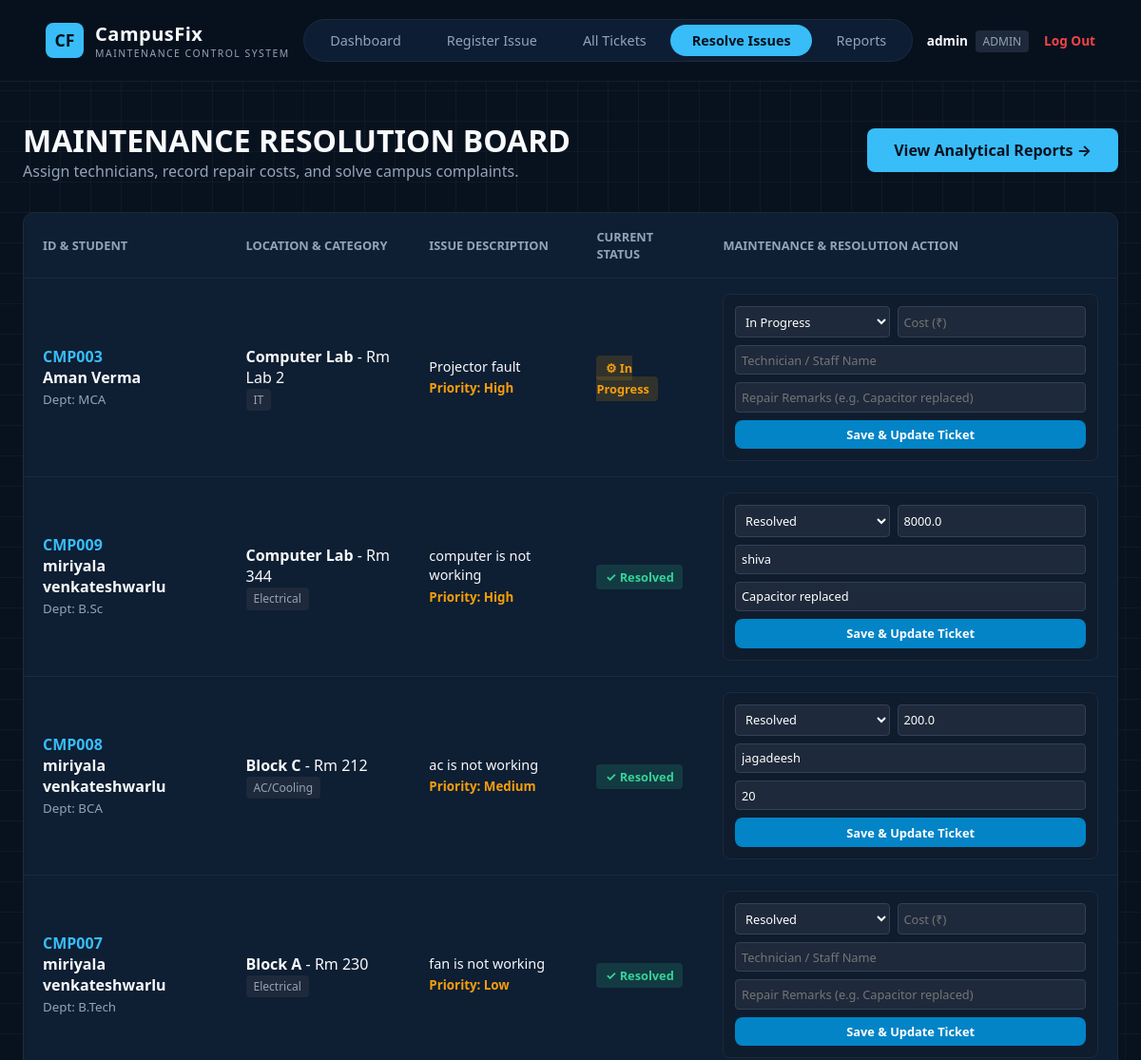
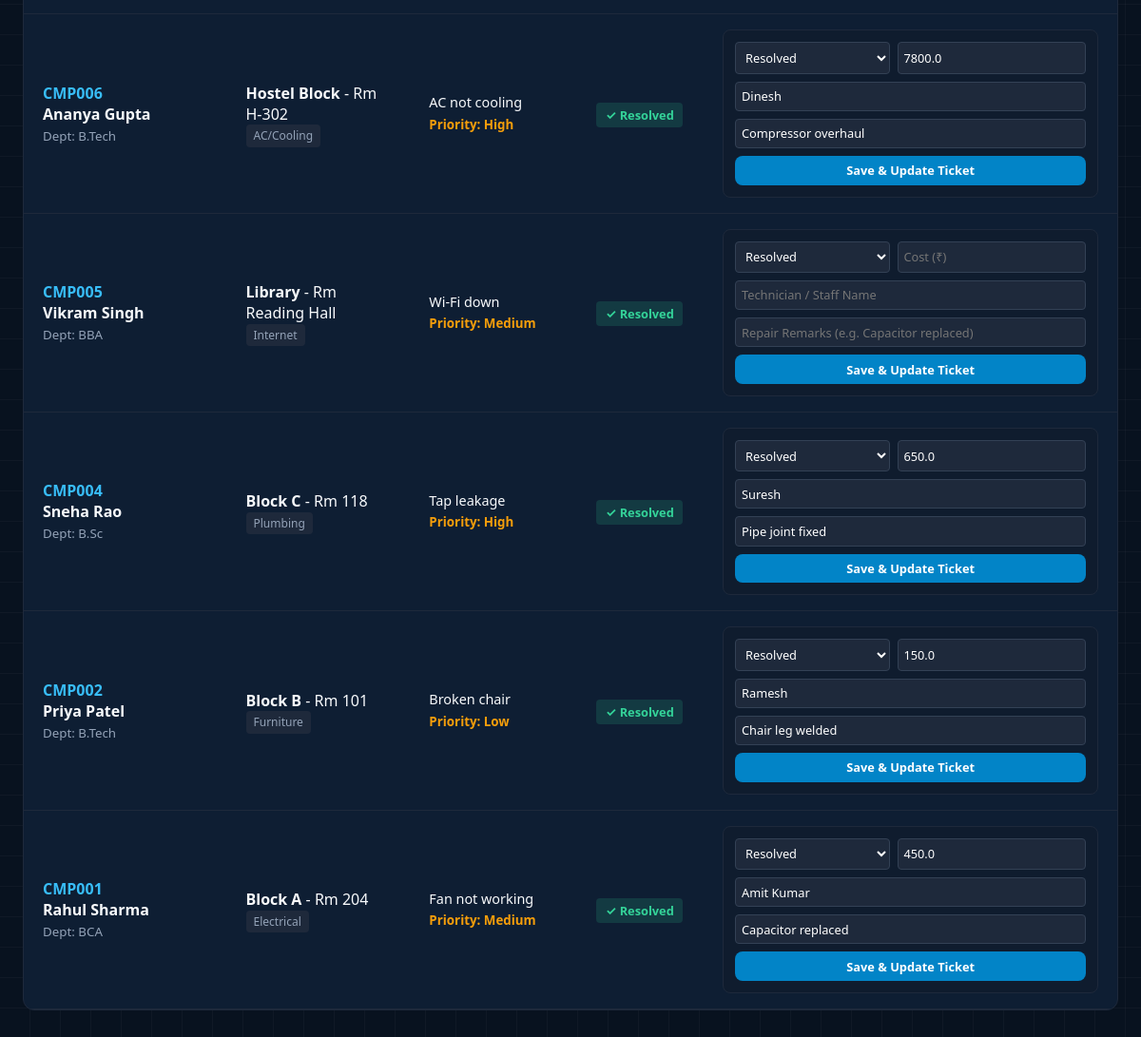
The app's page /admin/console (signed in) with its own data (2 pictures, top to bottom).
### tables this page shows
CREATE TABLE complaints (
            id INTEGER PRIMARY KEY AUTOINCREMENT,
            complaint_id TEXT UNIQUE,
            student_name TEXT NOT NULL,
            department TEXT NOT NULL,
            building TEXT NOT NULL,
            room_no TEXT NOT NULL,
            category TEXT NOT NULL,
            problem TEXT NOT NULL,
            priority TEXT NOT NULL,
            status TEXT DEFAULT 'Pending',
            date TEXT NOT NULL
        );

CREATE TABLE maintenance (
            id INTEGER PRIMARY KEY AUTOINCREMENT,
            complaint_id TEXT,
            staff_name TEXT,
            repair_date TEXT,
            cost REAL,
            remarks TEXT,
            FOREIGN KEY (complaint_id) REFERENCES complaints(complaint_id)
        );

### app.py (the view)
@app.route('/admin/console')
@admin_required
def admin_console():
    conn = get_db()
    cursor = conn.cursor()
    cursor.execute('''
        SELECT c.*, m.staff_name, m.cost, m.remarks, m.repair_date
        FROM complaints c
        LEFT JOIN maintenance m ON c.complaint_id = m.complaint_id
        ORDER BY CASE c.status WHEN 'Pending' THEN 1 WHEN 'In Progress' THEN 2 ELSE 3 END, c.id DESC
    ''')
    complaints = cursor.fetchall()
    conn.close()
    return render_template('admin_console.html', complaints=complaints)

### app.py (called while the page is built)
def admin_required(f):
    @wraps(f)
    def decorated_function(*args, **kwargs):
        if 'user_id' not in session or session.get('role') != 'admin':
            flash('Admin privilege required.')
            return redirect(url_for('admin_login'))
        return f(*args, **kwargs)
    return decorated_function

### database.py (called while the page is built)
def get_db():
    conn = sqlite3.connect(DATABASE)
    conn.row_factory = sqlite3.Row
    return conn

### templates/admin_console.html (shortened to what this page needs)
{% extends "base.html" %}
{% block content %}
<div class="container" style="max-width: 1250px;">
  <div style="display: flex; justify-content: space-between; align-items: center; margin-bottom: 2rem;">
    <div>
      <h2 style="font-size: 2rem; font-weight: 800;">MAINTENANCE RESOLUTION BOARD</h2>
      <p style="color: var(--text-muted);">Assign technicians, record repair costs, and solve campus complaints.</p>
    </div>
    <a href="{{ url_for('reports') }}" class="btn-cyan">View Analytical Reports &rarr;</a>
  </div>
  <div class="table-card">
    <table>
      <thead>
        <tr>
          <th>ID & Student</th>
          <th>Location & Category</th>
          <th>Issue Description</th>
          <th>Current Status</th>
          <th style="min-width: 320px;">Maintenance & Resolution Action</th>
        </tr>
      </thead>
      <tbody>
        {% for row in complaints %}
        <tr>
          <td>
            <strong style="color: #38bdf8; font-size: 1rem;">{{ row['complaint_id'] }}</strong><br>
            <span style="font-weight: 600;">{{ row['student_name'] }}</span><br>
            <small style="color: var(--text-muted);">Dept: {{ row['department'] }}</small>
          </td>
          <td>
            <strong>{{ row['building'] }}</strong> - Rm {{ row['room_no'] }}<br>
            <span style="background: #1e293b; padding: 0.2rem 0.5rem; border-radius: 4px; font-size: 0.75rem; color: #94a3b8;">
              {{ row['category'] }}
            </span>
          </td>
          <td style="max-width: 260px;">
            <p style="font-size: 0.9rem; line-height: 1.4;">{{ row['problem'] }}</p>
            <small style="color: #f59e0b; font-weight: 600;">Priority: {{ row['priority'] }}</small>
          </td>
          <td>
            {% if row['status'] == 'Resolved' %}
              <span style="padding: 0.25rem 0.6rem; border-radius: 4px; font-size: 0.8rem; background: rgba(52, 211, 153, 0.15); color: #34d399; font-weight: 700;">
                ✓ Resolved
              </span>
            {% elif row['status'] == 'In Progress' %}
              <span style="padding: 0.25rem 0.6rem; border-radius: 4px; font-size: 0.8rem; background: rgba(245, 158, 11, 0.15); color: #f59e0b; font-weight: 700;">
                ⚙ In Progress
              </span>
            {% else %}
              <span style="padding: 0.25rem 0.6rem; border-radius: 4px; font-size: 0.8rem; background: rgba(239, 68, 68, 0.15); color: #ef4444; font-weight: 700;">
                ● Pending
              </span>
            {% endif %}
          </td>
          <td>
            <form action="{{ url_for('resolve_complaint', complaint_id=row['complaint_id']) }}" method="POST" style="background: #0f1c2e; padding: 0.75rem; border-radius: 8px; border: 1px solid #1e293b;">
              <div style="display: grid; grid-template-columns: 1fr 1fr; gap: 0.5rem; margin-bottom: 0.5rem;">
                <select name="status" style="background: #1e293b; color: white; border: 1px solid #334155; padding: 0.35rem; border-radius: 4px; font-size: 0.8rem;">
                  <option value="In Progress" {% if row['status'] == 'In Progress' %}selected{% endif %}>In Progress</option>
                  <option value="Resolved" {% if row['status'] == 'Resolved' %}selected{% endif %}>Resolved</option>
                </select>
                <input type="number" step="0.01" name="cost" value="{{ row['cost'] if row['cost'] is not none else '' }}" placeholder="Cost (₹)" style="background: #1e293b; color: white; border: 1px solid #334155; padding: 0.35rem; border-radius: 4px; font-size: 0.8rem;">
              </div>
              <div style="display: grid; grid-template-columns: 1fr; gap: 0.5rem; margin-bottom: 0.5rem;">
                <input type="text" name="staff_name" value="{{ row['staff_name'] or '' }}" placeholder="Technician / Staff Name" style="background: #1e293b; color: white; border: 1px solid #334155; padding: 0.35rem; border-radius: 4px; font-size: 0.8rem;">
                <input type="text" name="remarks" value="{{ row['remarks'] or '' }}" placeholder="Repair Remarks (e.g. Capacitor replaced)" style="background: #1e293b; color: white; border: 1px solid #334155; padding: 0.35rem; border-radius: 4px; font-size: 0.8rem;">
              </div>
              <button type="submit" class="btn-submit" style="width: 100%; padding: 0.4rem; font-size: 0.8rem; background: #0284c7;">
                Save & Update Ticket
              </button>
            </form>
          </td>
        </tr>
        {% endfor %}
      </tbody>
    </table>
  </div>
</div>
{% endblock %}

### static/css/style.css (style rules this page uses)
:root { --bg-primary: #08121f; --bg-card: #0e1e33; --accent-cyan: #38bdf8; --accent-amber: #f59e0b; --text-main: #f8fafc; --text-muted: #94a3b8; --border-color: #1e293b; --cream-card: #fdfbf7; }
* { box-sizing: border-box; margin: 0; padding: 0; font-family: 'Segoe UI', system-ui, -apple-system, sans-serif; }
body { background-color: var(--bg-primary); background-image: linear-gradient(rgba(255, 255, 255, 0.03) 1px, transparent 1px), linear-gradient(90deg, rgba(255, 255, 255, 0.03) 1px, transparent 1px); background-size: 32px 32px; background-position: -1px -1px; color: var(--text-main); min-height: 100vh; }
.container { max-width: 1200px; margin: 2.5rem auto; padding: 0 1.5rem; }
.btn-cyan { background: #38bdf8; color: #07111e; padding: 0.75rem 1.75rem; border-radius: 8px; font-weight: 700; text-decoration: none; }
.btn-submit { background: #0f172a; color: #ffffff; padding: 0.9rem 2rem; border-radius: 8px; border: none; font-weight: 700; cursor: pointer; }
.table-card { background: var(--bg-card); border-radius: 12px; border: 1px solid var(--border-color); overflow-x: auto; }
table { width: 100%; border-collapse: collapse; text-align: left; }
th, td { padding: 1rem 1.25rem; border-bottom: 1px solid var(--border-color); }
th { color: var(--text-muted); font-size: 0.8rem; text-transform: uppercase; }

### records on screen
complaints: complaint_id "CMP003", student_name "Aman Verma", department "MCA", building "Computer Lab", room_no "Lab 2", category "IT", problem "Projector fault", priority "High", shows "⚙ In Progress", status "In Progress"
maintenance: complaint_id "CMP009", student_name "miriyala venkateshwarlu", department "B.Sc", building "Computer Lab", room_no "344", category "Electrical", problem "computer is not working", priority "High", shows "✓ Resolved", cost "8000.0", staff_name "shiva", remarks "Capacitor replaced"
maintenance: complaint_id "CMP008", student_name "miriyala venkateshwarlu", department "BCA", building "Block C", room_no "212", category "AC/Cooling", problem "ac is not working", priority "Medium", shows "✓ Resolved", cost "200.0", staff_name "jagadeesh", remarks "20"
complaints: complaint_id "CMP007", student_name "miriyala venkateshwarlu", department "B.Tech", building "Block A", room_no "230", category "Electrical", problem "fan is not working", priority "Low", shows "✓ Resolved", status "Resolved"
maintenance: complaint_id "CMP006", student_name "Ananya Gupta", department "B.Tech", building "Hostel Block", room_no "H-302", category "AC/Cooling", problem "AC not cooling", priority "High", shows "✓ Resolved", cost "7800.0", staff_name "Dinesh", remarks "Compressor overhaul"
complaints: complaint_id "CMP005", student_name "Vikram Singh", department "BBA", building "Library", room_no "Reading Hall", category "Internet", problem "Wi-Fi down", priority "Medium", shows "✓ Resolved", status "Resolved"
maintenance: complaint_id "CMP004", student_name "Sneha Rao", department "B.Sc", building "Block C", room_no "118", category "Plumbing", problem "Tap leakage", priority "High", shows "✓ Resolved", cost "650.0", staff_name "Suresh", remarks "Pipe joint fixed"
maintenance: complaint_id "CMP002", student_name "Priya Patel", department "B.Tech", building "Block B", room_no "101", category "Furniture", problem "Broken chair", priority "Low", shows "✓ Resolved", cost "150.0", staff_name "Ramesh", remarks "Chair leg welded"
maintenance: complaint_id "CMP001", student_name "Rahul Sharma", department "BCA", building "Block A", room_no "204", category "Electrical", problem "Fan not working", priority "Medium", shows "✓ Resolved", cost "450.0", staff_name "Amit Kumar", remarks "Capacitor replaced"

### other values on screen
{{ 'All Tickets' if session.get('role') == 'admin' else 'My Tickets' }} "All Tickets"
{{ session.get('username') }} "admin"
{{ session.get('role') }} "ADMIN"
